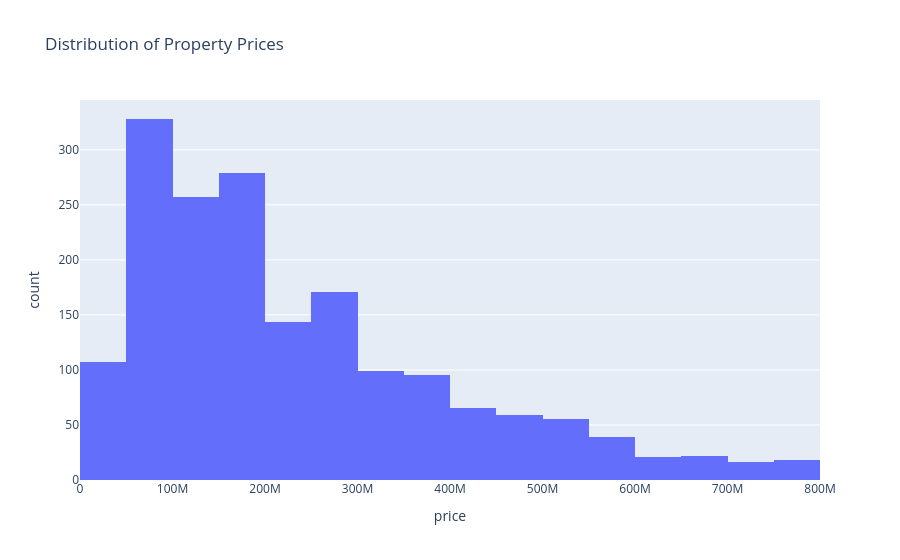

Notebook source saved alongside this figure:
### Code cell
#visualization
fig = px.histogram(
    df,
    x="price",
    nbins=30,
    title="Distribution of Property Prices"
)

fig.show()

### Figure 1 — Plotly figure (JSON) as saved in the notebook; plotly's stock layout.template omitted (floating-point values rounded to 4 significant figures; data arrays with more than 128 entries replaced by an {"elided": "..."} marker saying what was removed)
{"data": [{"bingroup": "x", "hovertemplate": "price=%{x}<br>count=%{y}<extra></extra>", "legendgroup": "", "marker": {"color": "#636efa", "pattern": {"shape": ""}}, "name": "", "nbinsx": 30, "orientation": "v", "showlegend": false, "type": "histogram", "x": {"elided": "1775 float values"}, "xaxis": "x", "yaxis": "y"}], "layout": {"barmode": "relative", "legend": {"tracegroupgap": 0}, "title": {"text": "Distribution of Property Prices"}, "xaxis": {"anchor": "y", "domain": [0, 1], "title": {"text": "price"}}, "yaxis": {"anchor": "x", "domain": [0, 1], "title": {"text": "count"}}}}
